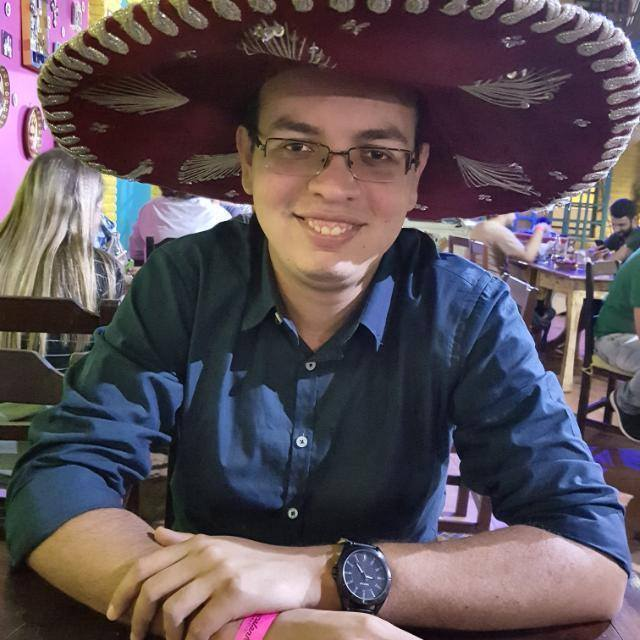
#> input picture Projetos/Projeto 1/MiniProjeto1/pp.jpg, 640 x 640 px, found by its file name
$ jupyter execute --allow-errors Untitled.ipynb
#> lines starting #> are read from the running program, lines starting #| are printed output that depends on the picture
[cell 1]
import math
import numpy as np
import cv2

width = 640
height = 480

referencePoints = np.float32([[width/4,height/4],[3*width/4,height/4],[3*width/4,3*height/4],[width/4,3*height/4]])

# referencePoints2 = np.float32([[10, 10],[20, 20],[30, 30],[40, 40]])

currentPoint = -1
calibrating = True
fullScreen = False

inputimage1 = cv2.imread("pp.jpg")
#> inputimage1 is the input picture: shape (640, 640, 3); mean B, G, R 86.6, 80, 91.2
rows1, cols1 = inputimage1.shape[:2]
#> rows1 = 640; cols1 = 640
pts1 = np.float32([[0,0],[cols1,0],[cols1,rows1],[0,rows1]])
#> pts1 = [[0, 0], [640, 0], [640, 640], [0, 640]]
#> after the loop `for point in referencePoints:`:
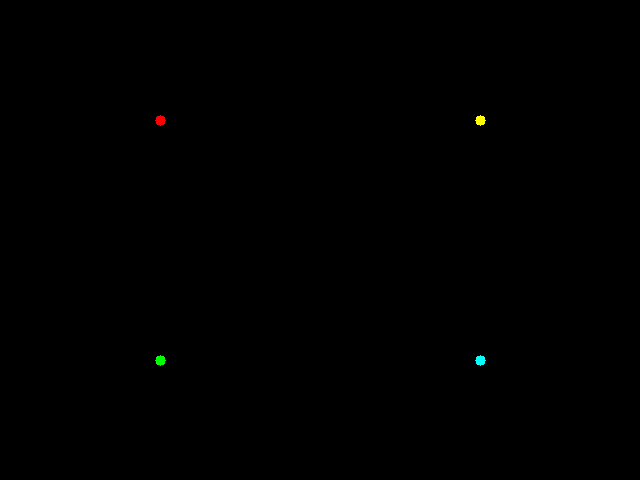
#> image: shape (480, 640, 3); mean of channels 0, 1, 2 0.1, 0.2, 0.1; drawn as B, G, R

image = np.zeros((height, width, 3), np.uint8)

def pointColor(n):
	if n == 0:
		return (0,0,255)
	elif n == 1:
		return (0,255,255)
	elif n == 2:
		return (255,255,0)
	else:
		return (0,255,0)

def mouse(event, x, y, flags, param):
	global currentPoint

	if event == cv2.EVENT_LBUTTONDOWN:
		cp = 0
		for point in referencePoints:
			dist = math.sqrt((x-point[0])*(x-point[0])+(y-point[1])*(y-point[1]))
			if dist < 4:
				currentPoint = cp
				break
			else:
				cp = cp + 1

# [7 lines of commented-out code are left out]

	if event == cv2.EVENT_LBUTTONUP:
		currentPoint = -1

	if currentPoint != -1:
		referencePoints[currentPoint] = [x,y]

cv2.namedWindow("test", cv2.WINDOW_NORMAL)
cv2.setMouseCallback("test", mouse)

#> (the rest of this cell did not finish here and is left out)

[cell 2]
inputimage1 = cv2.imread("pp.jpg")

[cell 3]
inputimage1.shape
#> Out = (640, 640, 3)
